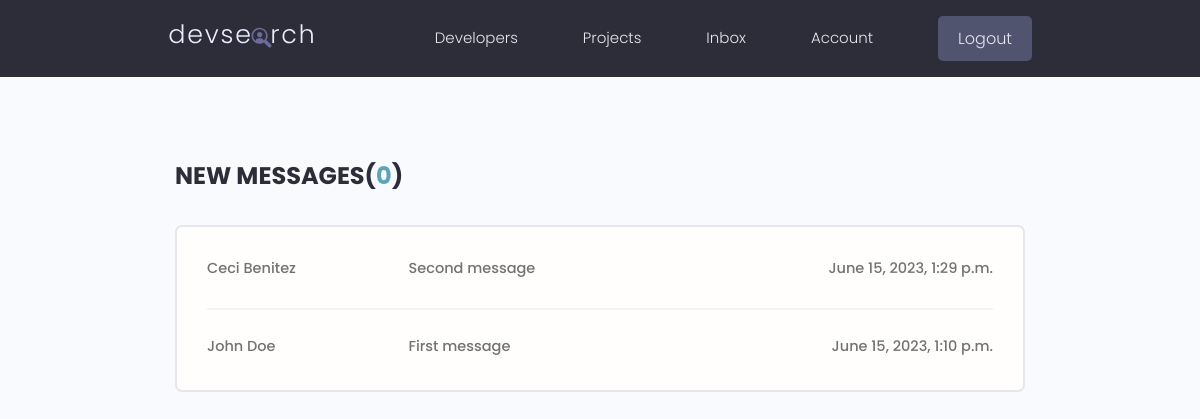
The page /inbox/ (signed in) on the database its author committed.
### users/models.py (models this page shows, shortened)
class Message(models.Model):
    sender = models.ForeignKey(Profile, on_delete=models.SET_NULL, null=True, blank=True)
    recipient = models.ForeignKey(Profile, on_delete=models.SET_NULL, null=True, blank=True, related_name="messages")
    name = models.CharField(max_length=200, null=True, blank=True)
    email = models.EmailField(max_length=200, null=True, blank=True)
    subject = models.CharField(max_length=200, null=True, blank=True)
    body = models.TextField()
    is_read = models.BooleanField(default=False, null=True)
    created = models.DateTimeField(auto_now_add=True)
    id = models.UUIDField(default=uuid.uuid4, unique=True, primary_key=True, editable=False)
    class Meta:
        ordering = ["is_read", "-created"]

### users/views.py (the view)
# urls.py: path('inbox/', views.inbox, name="inbox"),
@login_required(login_url="login")
def inbox(request):
    profile = request.user.profile
    message_requests = profile.messages.all()
    unread_count = message_requests.filter(is_read=False).count()
    context = {"message_requests": message_requests, "unread_count": unread_count}
    return render(request, "users/inbox.html", context)

### users/templates/users/inbox.html
 {% extends 'main.html' %}
 {% block content %}
 <main class="inbox my-xl">
  <div class="content-box">
    <h3 class="inbox__title">New Messages(<span>{{unread_count}}</span>)</h3>
    <ul class="messages">
      {% for message in message_requests %}
      {% if message.is_read == False %}
      <li class="message message--unread">
      {% else %}
      <li class="message">
      {% endif %}
        <a href="{% url 'message' message.id %}">
          <span class="message__author">{{message.name}}</span>
          <span class="message__subject">{{message.subject}}</span>
          <span class="message__date">{{message.created}}</span>
        </a>
      </li>
      {% endfor %}
    </ul>
  </div>
</main>
{% endblock content %}

### static/styles/app.css (style rules this page uses)
:root { --color-sub: #2d2d39; }
.content-box { width: 95%; max-width: 85rem; margin: 0 auto; }
.inbox { height: 90vh; }
.inbox__title, .inbox__title span { font-size: 2.4rem; font-weight: 700; color: var(--color-sub); text-transform: uppercase; text-align: left; margin-bottom: 3rem; }
.inbox__title span { color: var(--color-main); }
.messages { list-style: none; background: var(--color-white); padding: 0.5rem 3rem; border: 2px solid var(--color-light); border-radius: 0.7rem; }
.message { padding: 2.5rem 0; }
.message > a span { font-size: 1.45rem; font-weight: 500; }
.message:not(:last-child) { border-bottom: 2px solid var(--color-white-light); }
.message > a { display: flex; gap: 1rem; }
.message__author, .message__date { flex-basis: 25%; }
.message__subject { flex-basis: 50%; }
.message__date { text-align: right; }

### static/uikit/styles/modules/_variables.css (style rules this page uses)
:root { --color-main: #5aa5b9; --color-main-light: #e6faff; --color-sub: #3f4156; --color-sub-light: #51546e; --color-sub-lighter: #ededfd; --color-text: #737373; --color-gray: #8b8b8b; --color-light: #e5e7eb; --color-light-gray: #767676; --color-bg: #f8fafd; --color-white: #fffefd; --color-white-light: #f3f3f3; --color-success: #359e64; --color-success-bg: #def8e8; --color-error: #fc4b0b; --color-error-bg: #fff2ee; --font-base: 'Poppins', arial, helvetica, 'Segoe UI', roboto, ubuntu, sans-serif; --font-monospace: 'Fira Code', 'Courier New', courier, monospace; --font-regular: 300; --font-medium: 500; --font-bold: 700; --generic-shadow: 1px 1px 5px #00000010; --generic-transition: all 0.3s ease-in-out; }

### static/uikit/styles/modules/_base.css (style rules this page uses)
* { margin: 0; padding: 0; box-sizing: border-box; text-rendering: optimizeLegibility; color: inherit; font-size: inherit; }
html { font-size: 50%; }
@media only screen and (min-width: 480px) { html { font-size: 56.25%; } }
@media only screen and (min-width: 1200px) { html { font-size: 62.5%; } }
body { line-height: 1.6; font-weight: 400; font-size: 1.5rem; color: var(--color-text); background-color: var(--color-bg); min-height: 100vh; }

### static/uikit/styles/modules/_typography.css (style rules this page uses)
* { font-family: var(--font-base); }
h3 { font-size: 3.2rem; font-weight: var(--font-medium); }
p, span, strong { font-size: 1.6rem; color: var(--color-text); font-weight: var(--font-regular); }
a { padding-bottom: 2px; text-decoration: none; display: inline-block; color: var(--color-main); font-weight: var(--font-medium); }

### static/uikit/styles/modules/_utilities.css (style rules this page uses)
.my-xl { margin: 8rem auto; }

### rows shown on the page
Message: name "Ceci Benitez", subject "Second message", created "June 15, 2023, 1:29 p.m."
Message: name "John Doe", subject "First message", created "June 15, 2023, 1:10 p.m."

### other values the page prints
{{ unread_count }} "0"
